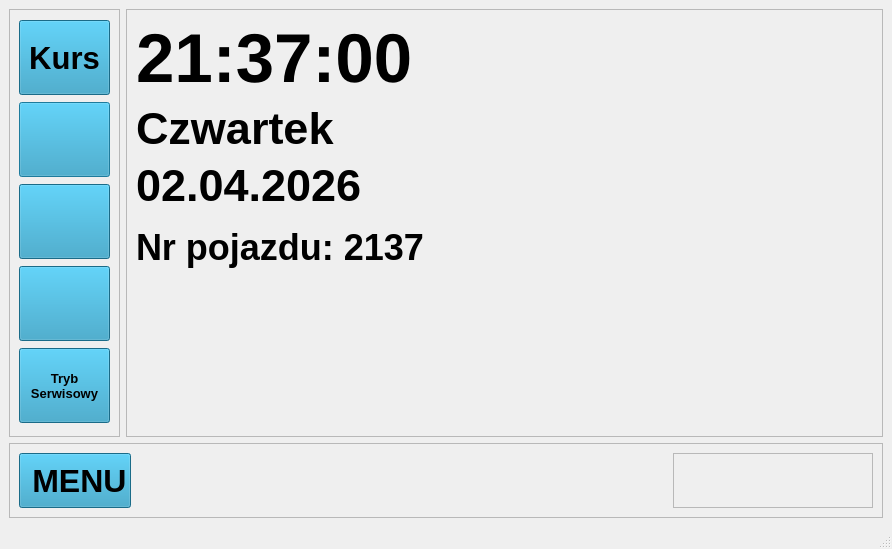
<?xml version="1.0" encoding="UTF-8"?>
<ui version="4.0">
 <class>MainWindow</class>
 <widget class="QMainWindow" name="MainWindow">
  <property name="geometry">
   <rect>
    <x>0</x>
    <y>0</y>
    <width>892</width>
    <height>549</height>
   </rect>
  </property>
  <property name="windowTitle">
   <string>MainWindow</string>
  </property>
  <widget class="QWidget" name="centralwidget">
   <layout class="QGridLayout" name="gridLayout">
    <item row="0" column="0">
     <widget class="QFrame" name="frLeftBar">
      <property name="sizePolicy">
       <sizepolicy hsizetype="Maximum" vsizetype="Preferred">
        <horstretch>0</horstretch>
        <verstretch>0</verstretch>
       </sizepolicy>
      </property>
      <property name="minimumSize">
       <size>
        <width>75</width>
        <height>0</height>
       </size>
      </property>
      <property name="frameShape">
       <enum>QFrame::Shape::StyledPanel</enum>
      </property>
      <property name="frameShadow">
       <enum>QFrame::Shadow::Raised</enum>
      </property>
      <layout class="QVBoxLayout" name="verticalLayout">
       <item>
        <widget class="QPushButton" name="btKurs">
         <property name="sizePolicy">
          <sizepolicy hsizetype="Minimum" vsizetype="Fixed">
           <horstretch>0</horstretch>
           <verstretch>0</verstretch>
          </sizepolicy>
         </property>
         <property name="minimumSize">
          <size>
           <width>75</width>
           <height>75</height>
          </size>
         </property>
         <property name="maximumSize">
          <size>
           <width>16777215</width>
           <height>16777215</height>
          </size>
         </property>
         <property name="font">
          <font>
           <pointsize>23</pointsize>
           <bold>true</bold>
          </font>
         </property>
         <property name="styleSheet">
          <string notr="true">background-color: rgb(37, 150, 190);</string>
         </property>
         <property name="text">
          <string>Kurs</string>
         </property>
        </widget>
       </item>
       <item>
        <widget class="QPushButton" name="btKas">
         <property name="enabled">
          <bool>false</bool>
         </property>
         <property name="sizePolicy">
          <sizepolicy hsizetype="Minimum" vsizetype="Fixed">
           <horstretch>0</horstretch>
           <verstretch>0</verstretch>
          </sizepolicy>
         </property>
         <property name="minimumSize">
          <size>
           <width>75</width>
           <height>75</height>
          </size>
         </property>
         <property name="font">
          <font>
           <pointsize>23</pointsize>
           <bold>true</bold>
          </font>
         </property>
         <property name="styleSheet">
          <string notr="true">background-color: rgb(37, 150, 190);</string>
         </property>
         <property name="text">
          <string/>
         </property>
         <property name="icon">
          <iconset>
           <normaloff>img/kas.png</normaloff>img/kas.png</iconset>
         </property>
         <property name="iconSize">
          <size>
           <width>60</width>
           <height>60</height>
          </size>
         </property>
        </widget>
       </item>
       <item>
        <widget class="QPushButton" name="btCCTV">
         <property name="sizePolicy">
          <sizepolicy hsizetype="Minimum" vsizetype="Fixed">
           <horstretch>0</horstretch>
           <verstretch>0</verstretch>
          </sizepolicy>
         </property>
         <property name="minimumSize">
          <size>
           <width>75</width>
           <height>75</height>
          </size>
         </property>
         <property name="styleSheet">
          <string notr="true">background-color: rgb(37, 150, 190);</string>
         </property>
         <property name="text">
          <string/>
         </property>
         <property name="icon">
          <iconset>
           <normaloff>img/cctv.png</normaloff>img/cctv.png</iconset>
         </property>
         <property name="iconSize">
          <size>
           <width>60</width>
           <height>60</height>
          </size>
         </property>
        </widget>
       </item>
       <item>
        <widget class="QPushButton" name="btVol">
         <property name="sizePolicy">
          <sizepolicy hsizetype="Minimum" vsizetype="Fixed">
           <horstretch>0</horstretch>
           <verstretch>0</verstretch>
          </sizepolicy>
         </property>
         <property name="minimumSize">
          <size>
           <width>75</width>
           <height>75</height>
          </size>
         </property>
         <property name="styleSheet">
          <string notr="true">background-color: rgb(37, 150, 190);</string>
         </property>
         <property name="text">
          <string/>
         </property>
         <property name="icon">
          <iconset>
           <normaloff>img/spk.png</normaloff>img/spk.png</iconset>
         </property>
         <property name="iconSize">
          <size>
           <width>60</width>
           <height>60</height>
          </size>
         </property>
        </widget>
       </item>
       <item>
        <widget class="QPushButton" name="btCam">
         <property name="sizePolicy">
          <sizepolicy hsizetype="Minimum" vsizetype="Fixed">
           <horstretch>0</horstretch>
           <verstretch>0</verstretch>
          </sizepolicy>
         </property>
         <property name="minimumSize">
          <size>
           <width>75</width>
           <height>75</height>
          </size>
         </property>
         <property name="font">
          <font>
           <pointsize>10</pointsize>
           <bold>true</bold>
           <underline>false</underline>
          </font>
         </property>
         <property name="autoFillBackground">
          <bool>false</bool>
         </property>
         <property name="styleSheet">
          <string notr="true">background-color: rgb(37, 150, 190);</string>
         </property>
         <property name="text">
          <string>Tryb
Serwisowy</string>
         </property>
         <property name="iconSize">
          <size>
           <width>60</width>
           <height>60</height>
          </size>
         </property>
         <property name="flat">
          <bool>false</bool>
         </property>
        </widget>
       </item>
      </layout>
     </widget>
    </item>
    <item row="0" column="1">
     <widget class="QFrame" name="frMain">
      <property name="sizePolicy">
       <sizepolicy hsizetype="Preferred" vsizetype="Preferred">
        <horstretch>1</horstretch>
        <verstretch>0</verstretch>
       </sizepolicy>
      </property>
      <property name="maximumSize">
       <size>
        <width>16777215</width>
        <height>16777215</height>
       </size>
      </property>
      <property name="font">
       <font>
        <pointsize>34</pointsize>
        <bold>true</bold>
       </font>
      </property>
      <property name="frameShape">
       <enum>QFrame::Shape::StyledPanel</enum>
      </property>
      <property name="frameShadow">
       <enum>QFrame::Shadow::Raised</enum>
      </property>
      <layout class="QVBoxLayout" name="verticalLayout_2">
       <item>
        <widget class="QLabel" name="lbTime">
         <property name="sizePolicy">
          <sizepolicy hsizetype="Preferred" vsizetype="Fixed">
           <horstretch>0</horstretch>
           <verstretch>0</verstretch>
          </sizepolicy>
         </property>
         <property name="font">
          <font>
           <pointsize>52</pointsize>
           <bold>true</bold>
           <kerning>true</kerning>
          </font>
         </property>
         <property name="text">
          <string>21:37:00</string>
         </property>
        </widget>
       </item>
       <item>
        <widget class="QLabel" name="lbDay">
         <property name="sizePolicy">
          <sizepolicy hsizetype="Preferred" vsizetype="Fixed">
           <horstretch>0</horstretch>
           <verstretch>0</verstretch>
          </sizepolicy>
         </property>
         <property name="font">
          <font>
           <pointsize>34</pointsize>
           <bold>true</bold>
          </font>
         </property>
         <property name="text">
          <string>Czwartek</string>
         </property>
        </widget>
       </item>
       <item>
        <widget class="QLabel" name="lbDate">
         <property name="sizePolicy">
          <sizepolicy hsizetype="Preferred" vsizetype="Fixed">
           <horstretch>0</horstretch>
           <verstretch>0</verstretch>
          </sizepolicy>
         </property>
         <property name="font">
          <font>
           <pointsize>34</pointsize>
           <bold>true</bold>
          </font>
         </property>
         <property name="text">
          <string>02.04.2026</string>
         </property>
        </widget>
       </item>
       <item>
        <spacer name="verticalSpacer_2">
         <property name="orientation">
          <enum>Qt::Orientation::Vertical</enum>
         </property>
         <property name="sizeType">
          <enum>QSizePolicy::Policy::Fixed</enum>
         </property>
         <property name="sizeHint" stdset="0">
          <size>
           <width>20</width>
           <height>10</height>
          </size>
         </property>
        </spacer>
       </item>
       <item>
        <widget class="QLabel" name="label">
         <property name="sizePolicy">
          <sizepolicy hsizetype="Preferred" vsizetype="Fixed">
           <horstretch>0</horstretch>
           <verstretch>0</verstretch>
          </sizepolicy>
         </property>
         <property name="font">
          <font>
           <pointsize>27</pointsize>
           <bold>true</bold>
          </font>
         </property>
         <property name="text">
          <string>Nr pojazdu: 2137</string>
         </property>
        </widget>
       </item>
       <item>
        <spacer name="verticalSpacer">
         <property name="orientation">
          <enum>Qt::Orientation::Vertical</enum>
         </property>
         <property name="sizeHint" stdset="0">
          <size>
           <width>20</width>
           <height>40</height>
          </size>
         </property>
        </spacer>
       </item>
      </layout>
     </widget>
    </item>
    <item row="1" column="0" colspan="2">
     <widget class="QFrame" name="frBottomBar">
      <property name="sizePolicy">
       <sizepolicy hsizetype="Preferred" vsizetype="Fixed">
        <horstretch>0</horstretch>
        <verstretch>0</verstretch>
       </sizepolicy>
      </property>
      <property name="minimumSize">
       <size>
        <width>0</width>
        <height>75</height>
       </size>
      </property>
      <property name="baseSize">
       <size>
        <width>0</width>
        <height>0</height>
       </size>
      </property>
      <property name="frameShape">
       <enum>QFrame::Shape::StyledPanel</enum>
      </property>
      <property name="frameShadow">
       <enum>QFrame::Shadow::Raised</enum>
      </property>
      <layout class="QHBoxLayout" name="horizontalLayout">
       <item>
        <widget class="QPushButton" name="btMenu">
         <property name="sizePolicy">
          <sizepolicy hsizetype="Fixed" vsizetype="Preferred">
           <horstretch>0</horstretch>
           <verstretch>0</verstretch>
          </sizepolicy>
         </property>
         <property name="minimumSize">
          <size>
           <width>20</width>
           <height>20</height>
          </size>
         </property>
         <property name="font">
          <font>
           <pointsize>24</pointsize>
           <bold>true</bold>
          </font>
         </property>
         <property name="styleSheet">
          <string notr="true">background-color: rgb(37, 150, 190);</string>
         </property>
         <property name="text">
          <string> MENU</string>
         </property>
         <property name="icon">
          <iconset>
           <normaloff>img/menu.png</normaloff>img/menu.png</iconset>
         </property>
         <property name="iconSize">
          <size>
           <width>42</width>
           <height>42</height>
          </size>
         </property>
        </widget>
       </item>
       <item>
        <spacer name="horizontalSpacer">
         <property name="orientation">
          <enum>Qt::Orientation::Horizontal</enum>
         </property>
         <property name="sizeHint" stdset="0">
          <size>
           <width>10</width>
           <height>20</height>
          </size>
         </property>
        </spacer>
       </item>
       <item>
        <widget class="QFrame" name="frStatusIcons">
         <property name="sizePolicy">
          <sizepolicy hsizetype="Fixed" vsizetype="Preferred">
           <horstretch>0</horstretch>
           <verstretch>0</verstretch>
          </sizepolicy>
         </property>
         <property name="minimumSize">
          <size>
           <width>200</width>
           <height>0</height>
          </size>
         </property>
         <property name="frameShape">
          <enum>QFrame::Shape::StyledPanel</enum>
         </property>
         <property name="frameShadow">
          <enum>QFrame::Shadow::Raised</enum>
         </property>
        </widget>
       </item>
      </layout>
     </widget>
    </item>
   </layout>
  </widget>
  <widget class="QMenuBar" name="menubar">
   <property name="geometry">
    <rect>
     <x>0</x>
     <y>0</y>
     <width>892</width>
     <height>33</height>
    </rect>
   </property>
  </widget>
  <widget class="QStatusBar" name="statusbar"/>
  <action name="actiontest">
   <property name="text">
    <string>test</string>
   </property>
  </action>
 </widget>
 <resources/>
 <connections/>
</ui>
